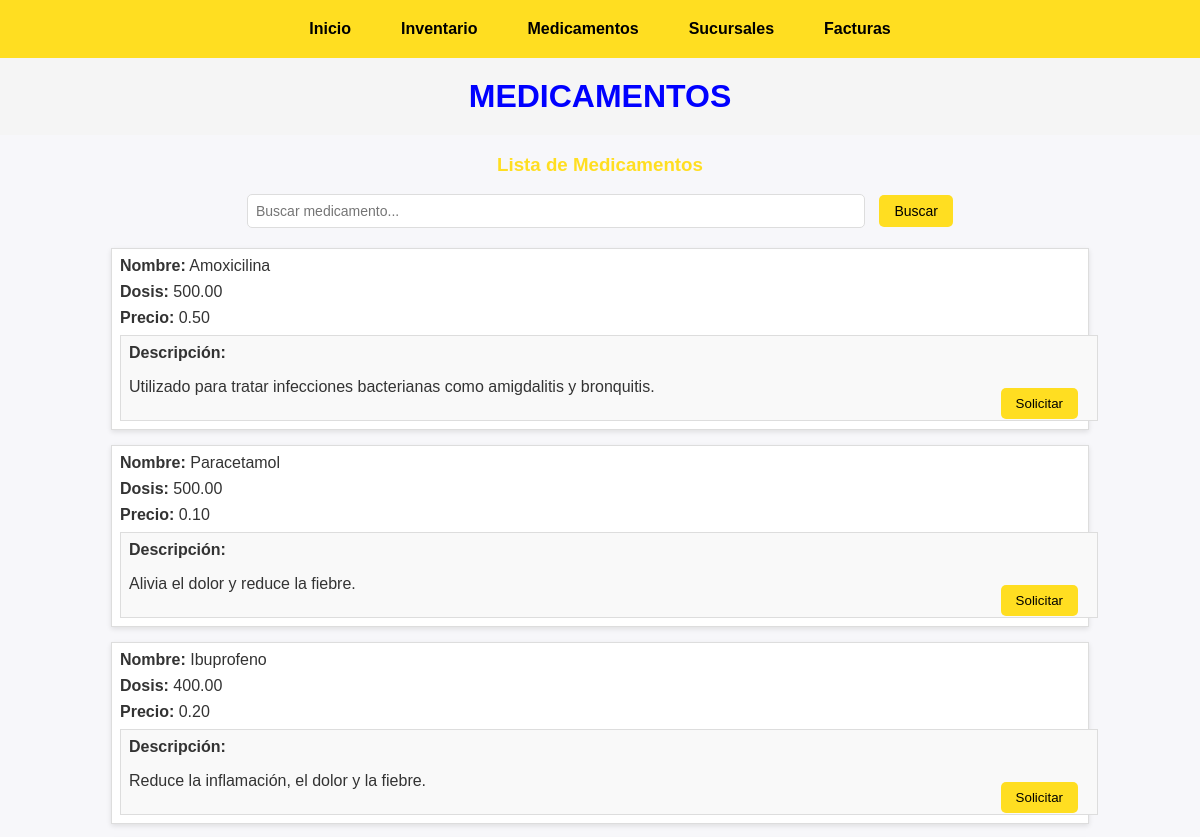
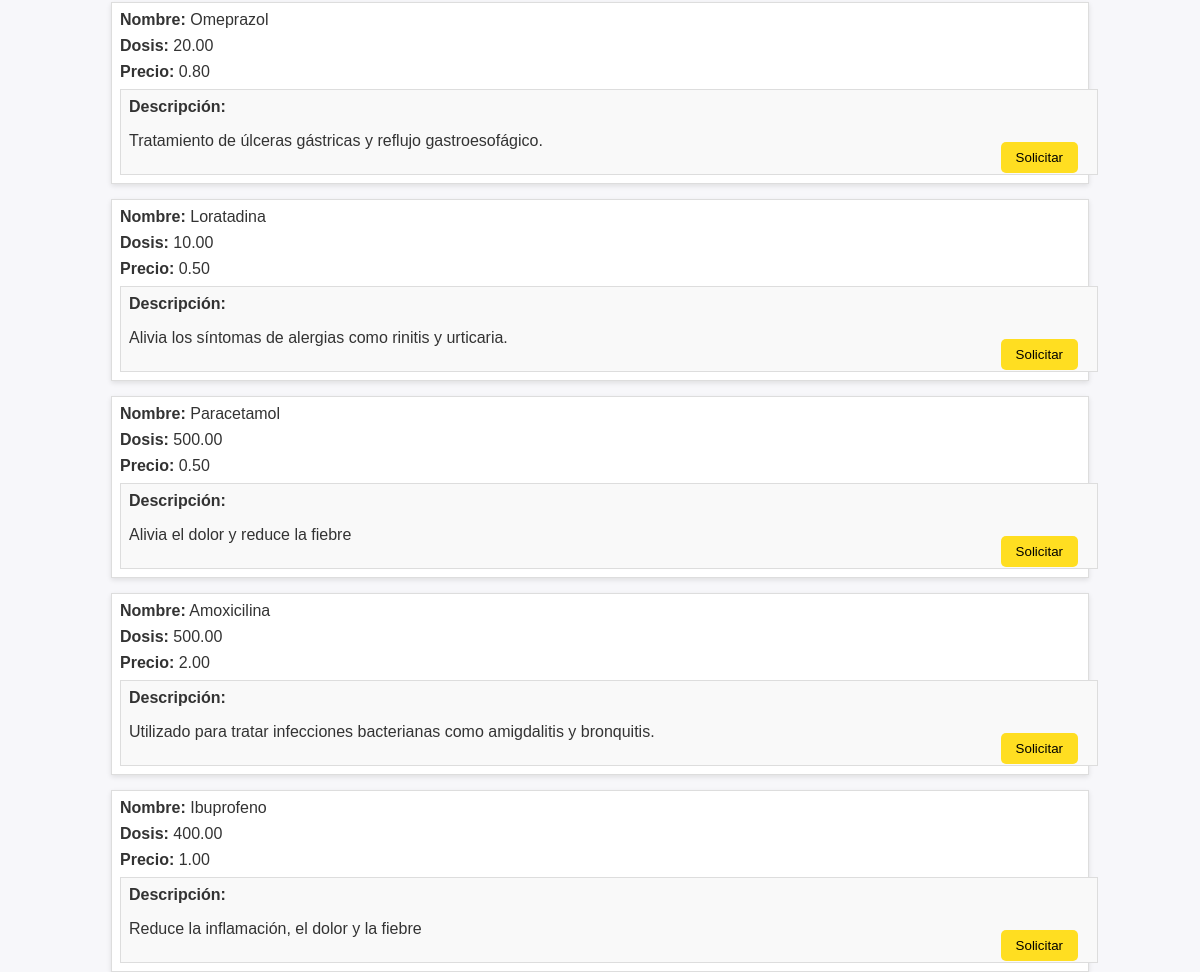
Screenshot of /medicamentos/ with the database file from the repository (2 pictures, top to bottom).
### Sistema_Gestion/models.py (models this page shows)
class Medicamento(models.Model):
    nombre = models.CharField(max_length=50)
    codigo = models.CharField(max_length=50)
    precioIndividual = models.DecimalField(max_digits=10, decimal_places=2)
    dosis = models.DecimalField(max_digits=10, decimal_places=2)
    provedor = models.CharField(max_length=50, default='Proveedor predeterminado')
    categoria = models.CharField(max_length= 50)
    descripcion = models.TextField(null=True, blank=True)

### Sistema_Gestion/views.py (the view)
# urls.py: path('medicamentos/', views.medicamentos, name='medicamentos'),
def medicamentos(request):
    medicamentos = Medicamento.objects.all()
    return render(request, 'medicamentos.html', {'medicamentos': medicamentos,})

### templates/medicamentos.html (shortened to what this page needs)
<!DOCTYPE html>
<html lang="en">
<head>
</head>
<body>
{% include 'menu.html' %}
<h2>MEDICAMENTOS</h2>
<h3>Lista de Medicamentos</h3>
<div class="search-container">
    <input type="text" class="search-bar" id="searchInput" placeholder="Buscar medicamento...">
    <button class="search-button" onclick="filterMedicamentos()">Buscar</button>
</div>
<div class="medicamento-container" id="medicamentoList">
    {% for medicamento in medicamentos %}
        <div class="medicamento" data-nombre="{{ medicamento.nombre | lower }}">
            <div class="medicamento-info">
                <span><strong>Nombre:</strong> {{ medicamento.nombre }}</span>
                <span><strong>Dosis:</strong> {{ medicamento.dosis }}</span>
                <span><strong>Precio:</strong> {{ medicamento.precioIndividual }}</span>
            </div>
            <div class="descripcion">
                <strong>Descripción:</strong>
                <p>{{ medicamento.descripcion }}</p>
            </div>
            <form action="{% url 'sucursales' %}" method="get">
                <button type="submit" class="solicitar-btn">Solicitar</button>
            </form>
        </div>
    {% endfor %}
</div>
</body>
</html>

### templates/medicamentos.html (style rules this page uses)
body { font-family: Arial, sans-serif; background-color: #f9f9f9; color: #333; margin: 20px; padding: 20px; }
h2, h3 { text-align: center; color: #FFDE21; }
.search-container { text-align: center; margin-bottom: 20px; }
.search-bar { width: 50%; padding: 8px; font-size: 14px; border: 1px solid #ddd; border-radius: 5px; }
.search-button { padding: 8px 15px; font-size: 14px; margin-left: 10px; background-color: #FFDE21; color: black; border: none; border-radius: 5px; cursor: pointer; }
.medicamento-container { display: flex; flex-direction: column; gap: 15px; }
.medicamento { display: flex; flex-direction: column; position: relative; padding: 8px; border: 1px solid #ddd; background-color: #fff; box-shadow: 0 2px 5px rgba(0, 0, 0, 0.1); width: 80%; margin: 0 auto; }
.medicamento-info { display: flex; flex-direction: column; gap: 8px; }
.descripcion { width: 100%; margin-top: 8px; padding: 8px; background-color: #f9f9f9; border: 1px solid #ddd; }
.solicitar-btn { position: absolute; bottom: 10px; right: 10px; padding: 8px 15px; background-color: #FFDE21; color: black; border: none; border-radius: 5px; cursor: pointer; }

### templates/menu.html (style rules this page uses)
body { font-family: Arial, sans-serif; margin: 0; padding: 0; background-color: #f7f7fa; }
h2 { text-align: center; color: blue; background-color: #F5F5F5; padding: 20px 0; margin: 0; font-size: 2rem; }

### rows the page displays
Medicamento: nombre "Amoxicilina", dosis "500.00", precioIndividual "0.50", descripcion "Utilizado para tratar infecciones bacterianas como amigdalitis y bronquitis."
Medicamento: nombre "Paracetamol", dosis "500.00", precioIndividual "0.10", descripcion "Alivia el dolor y reduce la fiebre."
Medicamento: nombre "Ibuprofeno", dosis "400.00", precioIndividual "0.20", descripcion "Reduce la inflamación, el dolor y la fiebre."
Medicamento: nombre "Omeprazol", dosis "20.00", precioIndividual "0.80", descripcion "Tratamiento de úlceras gástricas y reflujo gastroesofágico."
Medicamento: nombre "Loratadina", dosis "10.00", precioIndividual "0.50", descripcion "Alivia los síntomas de alergias como rinitis y urticaria."
Medicamento: nombre "Paracetamol", dosis "500.00", precioIndividual "0.50", descripcion "Alivia el dolor y reduce la fiebre"
Medicamento: nombre "Amoxicilina", dosis "500.00", precioIndividual "2.00", descripcion "Utilizado para tratar infecciones bacterianas como amigdalitis y bronquitis."
Medicamento: nombre "Ibuprofeno", dosis "400.00", precioIndividual "1.00", descripcion "Reduce la inflamación, el dolor y la fiebre"
